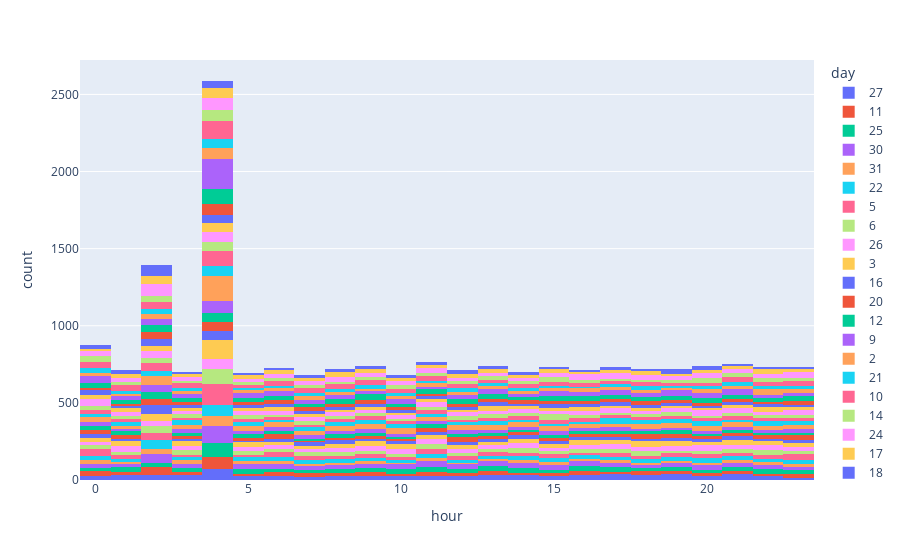

Notebook source saved alongside this figure:
### Code cell
count_amount_per_hour_fig = px.histogram(df[['day', 'amount', 'hour']], x='hour', y=None, color='day')
count_amount_per_hour_fig

### Figure 1 — Plotly figure (JSON) as saved in the notebook; plotly's stock layout.template omitted (floating-point values rounded to 4 significant figures; data arrays with more than 128 entries replaced by an {"elided": "..."} marker saying what was removed)
{"data": [{"alignmentgroup": "True", "bingroup": "x", "hovertemplate": "day=27<br>hour=%{x}<br>count=%{y}<extra></extra>", "legendgroup": "27", "marker": {"color": "#636efa", "pattern": {"shape": ""}}, "name": "27", "offsetgroup": "27", "orientation": "v", "showlegend": true, "type": "histogram", "x": {"elided": "744 int values"}, "xaxis": "x", "yaxis": "y"}, {"alignmentgroup": "True", "bingroup": "x", "hovertemplate": "day=11<br>hour=%{x}<br>count=%{y}<extra></extra>", "legendgroup": "11", "marker": {"color": "#EF553B", "pattern": {"shape": ""}}, "name": "11", "offsetgroup": "11", "orientation": "v", "showlegend": true, "type": "histogram", "x": {"elided": "584 int values"}, "xaxis": "x", "yaxis": "y"}, {"alignmentgroup": "True", "bingroup": "x", "hovertemplate": "day=25<br>hour=%{x}<br>count=%{y}<extra></extra>", "legendgroup": "25", "marker": {"color": "#00cc96", "pattern": {"shape": ""}}, "name": "25", "offsetgroup": "25", "orientation": "v", "showlegend": true, "type": "histogram", "x": {"elided": "699 int values"}, "xaxis": "x", "yaxis": "y"}, {"alignmentgroup": "True", "bingroup": "x", "hovertemplate": "day=30<br>hour=%{x}<br>count=%{y}<extra></extra>", "legendgroup": "30", "marker": {"color": "#ab63fa", "pattern": {"shape": ""}}, "name": "30", "offsetgroup": "30", "orientation": "v", "showlegend": true, "type": "histogram", "x": {"elided": "799 int values"}, "xaxis": "x", "yaxis": "y"}, {"alignmentgroup": "True", "bingroup": "x", "hovertemplate": "day=31<br>hour=%{x}<br>count=%{y}<extra></extra>", "legendgroup": "31", "marker": {"color": "#FFA15A", "pattern": {"shape": ""}}, "name": "31", "offsetgroup": "31", "orientation": "v", "showlegend": true, "type": "histogram", "x": {"elided": "458 int values"}, "xaxis": "x", "yaxis": "y"}, {"alignmentgroup": "True", "bingroup": "x", "hovertemplate": "day=22<br>hour=%{x}<br>count=%{y}<extra></extra>", "legendgroup": "22", "marker": {"color": "#19d3f3", "pattern": {"shape": ""}}, "name": "22", "offsetgroup": "22", "orientation": "v", "showlegend": true, "type": "histogram", "x": {"elided": "660 int values"}, "xaxis": "x", "yaxis": "y"}, {"alignmentgroup": "True", "bingroup": "x", "hovertemplate": "day=5<br>hour=%{x}<br>count=%{y}<extra></extra>", "legendgroup": "5", "marker": {"color": "#FF6692", "pattern": {"shape": ""}}, "name": "5", "offsetgroup": "5", "orientation": "v", "showlegend": true, "type": "histogram", "x": {"elided": "724 int values"}, "xaxis": "x", "yaxis": "y"}, {"alignmentgroup": "True", "bingroup": "x", "hovertemplate": "day=6<br>hour=%{x}<br>count=%{y}<extra></extra>", "legendgroup": "6", "marker": {"color": "#B6E880", "pattern": {"shape": ""}}, "name": "6", "offsetgroup": "6", "orientation": "v", "showlegend": true, "type": "histogram", "x": {"elided": "674 int values"}, "xaxis": "x", "yaxis": "y"}, {"alignmentgroup": "True", "bingroup": "x", "hovertemplate": "day=26<br>hour=%{x}<br>count=%{y}<extra></extra>", "legendgroup": "26", "marker": {"color": "#FF97FF", "pattern": {"shape": ""}}, "name": "26", "offsetgroup": "26", "orientation": "v", "showlegend": true, "type": "histogram", "x": {"elided": "719 int values"}, "xaxis": "x", "yaxis": "y"}, {"alignmentgroup": "True", "bingroup": "x", "hovertemplate": "day=3<br>hour=%{x}<br>count=%{y}<extra></extra>", "legendgroup": "3", "marker": {"color": "#FECB52", "pattern": {"shape": ""}}, "name": "3", "offsetgroup": "3", "orientation": "v", "showlegend": true, "type": "histogram", "x": {"elided": "776 int values"}, "xaxis": "x", "yaxis": "y"}, {"alignmentgroup": "True", "bingroup": "x", "hovertemplate": "day=16<br>hour=%{x}<br>count=%{y}<extra></extra>", "legendgroup": "16", "marker": {"color": "#636efa", "pattern": {"shape": ""}}, "name": "16", "offsetgroup": "16", "orientation": "v", "showlegend": true, "type": "histogram", "x": {"elided": "538 int values"}, "xaxis": "x", "yaxis": "y"}, {"alignmentgroup": "True", "bingroup": "x", "hovertemplate": "day=20<br>hour=%{x}<br>count=%{y}<extra></extra>", "legendgroup": "20", "marker": {"color": "#EF553B", "pattern": {"shape": ""}}, "name": "20", "offsetgroup": "20", "orientation": "v", "showlegend": true, "type": "histogram", "x": {"elided": "570 int values"}, "xaxis": "x", "yaxis": "y"}, {"alignmentgroup": "True", "bingroup": "x", "hovertemplate": "day=12<br>hour=%{x}<br>count=%{y}<extra></extra>", "legendgroup": "12", "marker": {"color": "#00cc96", "pattern": {"shape": ""}}, "name": "12", "offsetgroup": "12", "orientation": "v", "showlegend": true, "type": "histogram", "x": {"elided": "559 int values"}, "xaxis": "x", "yaxis": "y"}, {"alignmentgroup": "True", "bingroup": "x", "hovertemplate": "day=9<br>hour=%{x}<br>count=%{y}<extra></extra>", "legendgroup": "9", "marker": {"color": "#ab63fa", "pattern": {"shape": ""}}, "name": "9", "offsetgroup": "9", "orientation": "v", "showlegend": true, "type": "histogram", "x": {"elided": "576 int values"}, "xaxis": "x", "yaxis": "y"}, {"alignmentgroup": "True", "bingroup": "x", "hovertemplate": "day=2<br>hour=%{x}<br>count=%{y}<extra></extra>", "legendgroup": "2", "marker": {"color": "#FFA15A", "pattern": {"shape": ""}}, "name": "2", "offsetgroup": "2", "orientation": "v", "showlegend": true, "type": "histogram", "x": {"elided": "868 int values"}, "xaxis": "x", "yaxis": "y"}, {"alignmentgroup": "True", "bingroup": "x", "hovertemplate": "day=21<br>hour=%{x}<br>count=%{y}<extra></extra>", "legendgroup": "21", "marker": {"color": "#19d3f3", "pattern": {"shape": ""}}, "name": "21", "offsetgroup": "21", "orientation": "v", "showlegend": true, "type": "histogram", "x": {"elided": "624 int values"}, "xaxis": "x", "yaxis": "y"}, {"alignmentgroup": "True", "bingroup": "x", "hovertemplate": "day=10<br>hour=%{x}<br>count=%{y}<extra></extra>", "legendgroup": "10", "marker": {"color": "#FF6692", "pattern": {"shape": ""}}, "name": "10", "offsetgroup": "10", "orientation": "v", "showlegend": true, "type": "histogram", "x": {"elided": "603 int values"}, "xaxis": "x", "yaxis": "y"}, {"alignmentgroup": "True", "bingroup": "x", "hovertemplate": "day=14<br>hour=%{x}<br>count=%{y}<extra></extra>", "legendgroup": "14", "marker": {"color": "#B6E880", "pattern": {"shape": ""}}, "name": "14", "offsetgroup": "14", "orientation": "v", "showlegend": true, "type": "histogram", "x": {"elided": "552 int values"}, "xaxis": "x", "yaxis": "y"}, {"alignmentgroup": "True", "bingroup": "x", "hovertemplate": "day=24<br>hour=%{x}<br>count=%{y}<extra></extra>", "legendgroup": "24", "marker": {"color": "#FF97FF", "pattern": {"shape": ""}}, "name": "24", "offsetgroup": "24", "orientation": "v", "showlegend": true, "type": "histogram", "x": {"elided": "693 int values"}, "xaxis": "x", "yaxis": "y"}, {"alignmentgroup": "True", "bingroup": "x", "hovertemplate": "day=17<br>hour=%{x}<br>count=%{y}<extra></extra>", "legendgroup": "17", "marker": {"color": "#FECB52", "pattern": {"shape": ""}}, "name": "17", "offsetgroup": "17", "orientation": "v", "showlegend": true, "type": "histogram", "x": {"elided": "535 int values"}, "xaxis": "x", "yaxis": "y"}, {"alignmentgroup": "True", "bingroup": "x", "hovertemplate": "day=18<br>hour=%{x}<br>count=%{y}<extra></extra>", "legendgroup": "18", "marker": {"color": "#636efa", "pattern": {"shape": ""}}, "name": "18", "offsetgroup": "18", "orientation": "v", "showlegend": true, "type": "histogram", "x": {"elided": "542 int values"}, "xaxis": "x", "yaxis": "y"}, {"alignmentgroup": "True", "bingroup": "x", "hovertemplate": "day=8<br>hour=%{x}<br>count=%{y}<extra></extra>", "legendgroup": "8", "marker": {"color": "#EF553B", "pattern": {"shape": ""}}, "name": "8", "offsetgroup": "8", "orientation": "v", "showlegend": true, "type": "histogram", "x": {"elided": "573 int values"}, "xaxis": "x", "yaxis": "y"}, {"alignmentgroup": "True", "bingroup": "x", "hovertemplate": "day=29<br>hour=%{x}<br>count=%{y}<extra></extra>", "legendgroup": "29", "marker": {"color": "#00cc96", "pattern": {"shape": ""}}, "name": "29", "offsetgroup": "29", "orientation": "v", "showlegend": true, "type": "histogram", "x": {"elided": "738 int values"}, "xaxis": "x", "yaxis": "y"}, {"alignmentgroup": "True", "bingroup": "x", "hovertemplate": "day=1<br>hour=%{x}<br>count=%{y}<extra></extra>", "legendgroup": "1", "marker": {"color": "#ab63fa", "pattern": {"shape": ""}}, "name": "1", "offsetgroup": "1", "orientation": "v", "showlegend": true, "type": "histogram", "x": {"elided": "853 int values"}, "xaxis": "x", "yaxis": "y"}, {"alignmentgroup": "True", "bingroup": "x", "hovertemplate": "day=13<br>hour=%{x}<br>count=%{y}<extra></extra>", "legendgroup": "13", "marker": {"color": "#FFA15A", "pattern": {"shape": ""}}, "name": "13", "offsetgroup": "13", "orientation": "v", "showlegend": true, "type": "histogram", "x": {"elided": "561 int values"}, "xaxis": "x", "yaxis": "y"}, {"alignmentgroup": "True", "bingroup": "x", "hovertemplate": "day=19<br>hour=%{x}<br>count=%{y}<extra></extra>", "legendgroup": "19", "marker": {"color": "#19d3f3", "pattern": {"shape": ""}}, "name": "19", "offsetgroup": "19", "orientation": "v", "showlegend": true, "type": "histogram", "x": {"elided": "545 int values"}, "xaxis": "x", "yaxis": "y"}, {"alignmentgroup": "True", "bingroup": "x", "hovertemplate": "day=4<br>hour=%{x}<br>count=%{y}<extra></extra>", "legendgroup": "4", "marker": {"color": "#FF6692", "pattern": {"shape": ""}}, "name": "4", "offsetgroup": "4", "orientation": "v", "showlegend": true, "type": "histogram", "x": {"elided": "746 int values"}, "xaxis": "x", "yaxis": "y"}, {"alignmentgroup": "True", "bingroup": "x", "hovertemplate": "day=7<br>hour=%{x}<br>count=%{y}<extra></extra>", "legendgroup": "7", "marker": {"color": "#B6E880", "pattern": {"shape": ""}}, "name": "7", "offsetgroup": "7", "orientation": "v", "showlegend": true, "type": "histogram", "x": {"elided": "585 int values"}, "xaxis": "x", "yaxis": "y"}, {"alignmentgroup": "True", "bingroup": "x", "hovertemplate": "day=28<br>hour=%{x}<br>count=%{y}<extra></extra>", "legendgroup": "28", "marker": {"color": "#FF97FF", "pattern": {"shape": ""}}, "name": "28", "offsetgroup": "28", "orientation": "v", "showlegend": true, "type": "histogram", "x": {"elided": "766 int values"}, "xaxis": "x", "yaxis": "y"}, {"alignmentgroup": "True", "bingroup": "x", "hovertemplate": "day=23<br>hour=%{x}<br>count=%{y}<extra></extra>", "legendgroup": "23", "marker": {"color": "#FECB52", "pattern": {"shape": ""}}, "name": "23", "offsetgroup": "23", "orientation": "v", "showlegend": true, "type": "histogram", "x": {"elided": "611 int values"}, "xaxis": "x", "yaxis": "y"}, {"alignmentgroup": "True", "bingroup": "x", "hovertemplate": "day=15<br>hour=%{x}<br>count=%{y}<extra></extra>", "legendgroup": "15", "marker": {"color": "#636efa", "pattern": {"shape": ""}}, "name": "15", "offsetgroup": "15", "orientation": "v", "showlegend": true, "type": "histogram", "x": {"elided": "525 int values"}, "xaxis": "x", "yaxis": "y"}], "layout": {"barmode": "relative", "legend": {"title": {"text": "day"}, "tracegroupgap": 0}, "margin": {"t": 60}, "xaxis": {"anchor": "y", "domain": [0, 1], "title": {"text": "hour"}}, "yaxis": {"anchor": "x", "domain": [0, 1], "title": {"text": "count"}}}}
